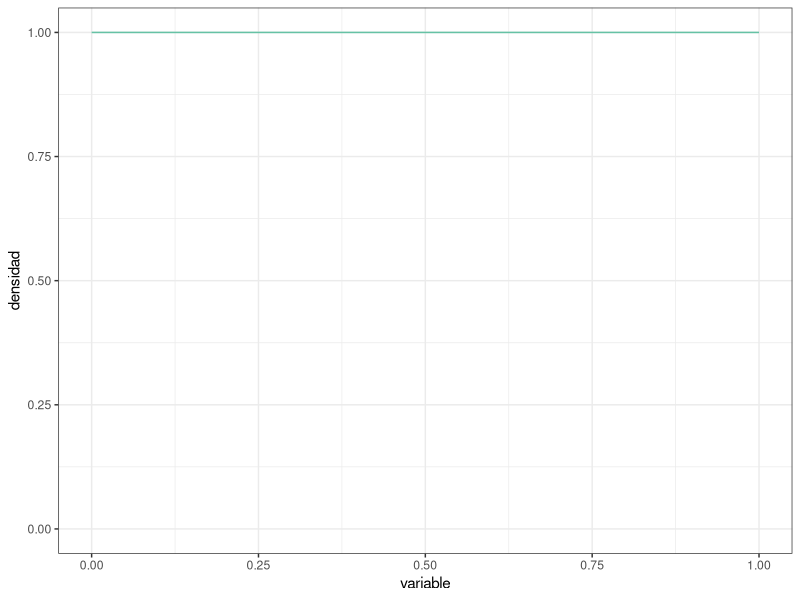
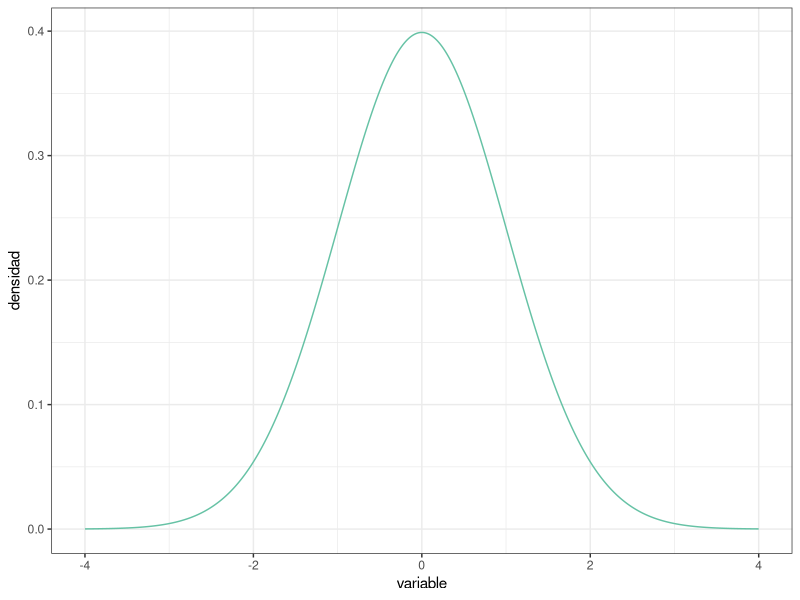
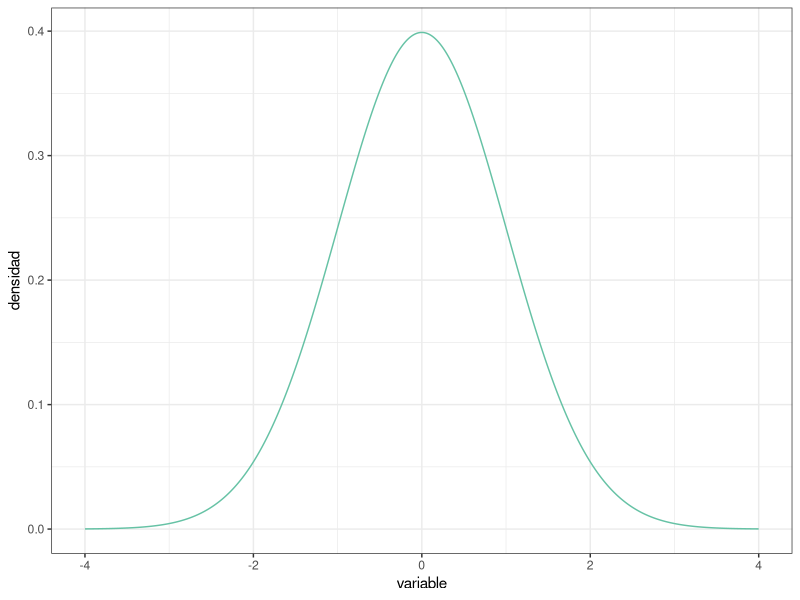
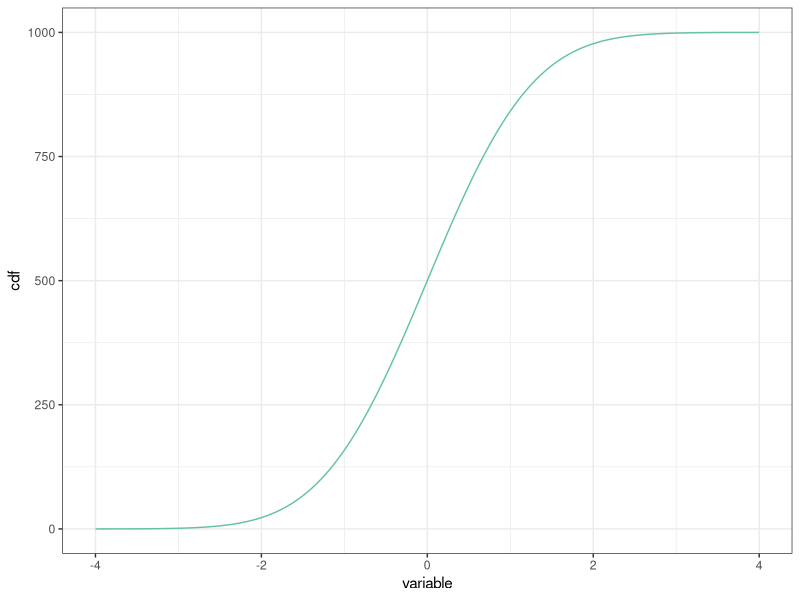
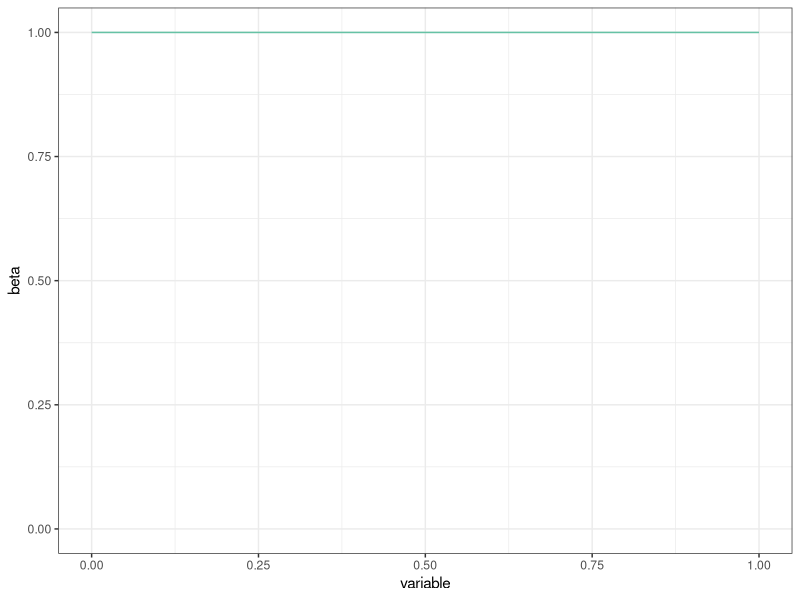
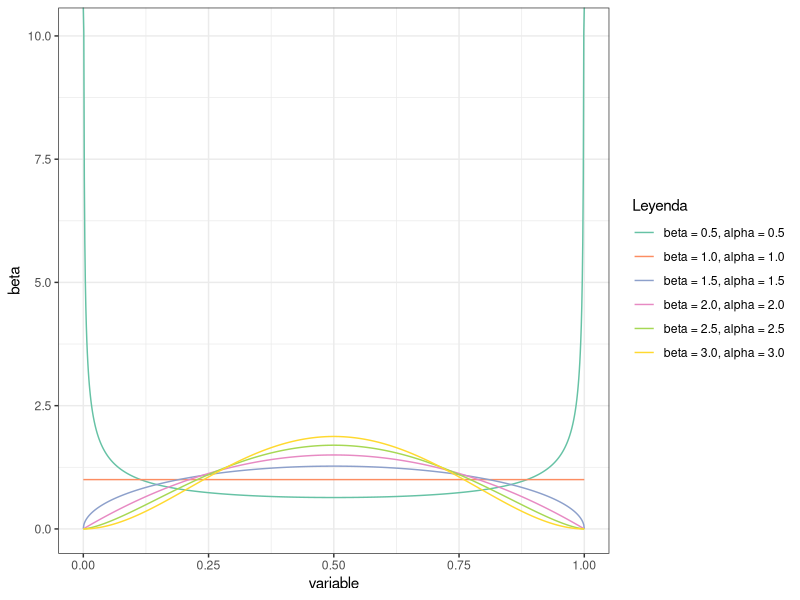
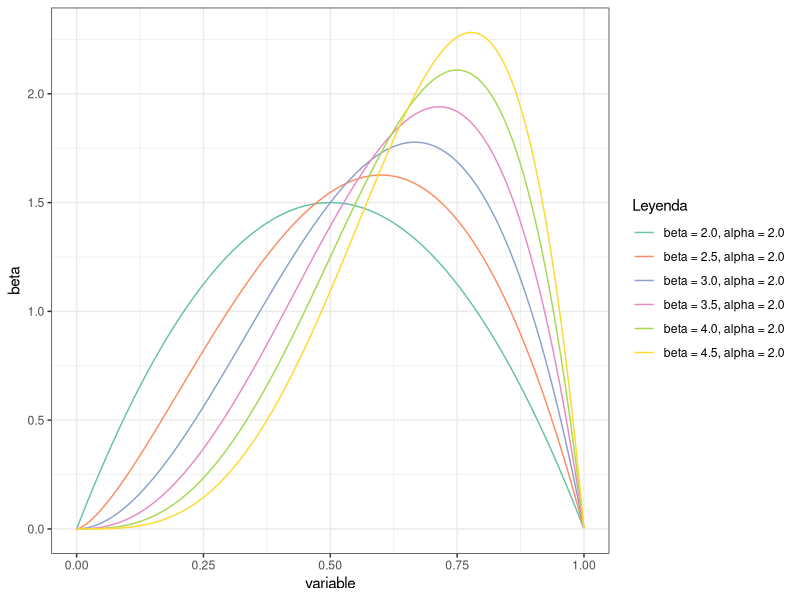
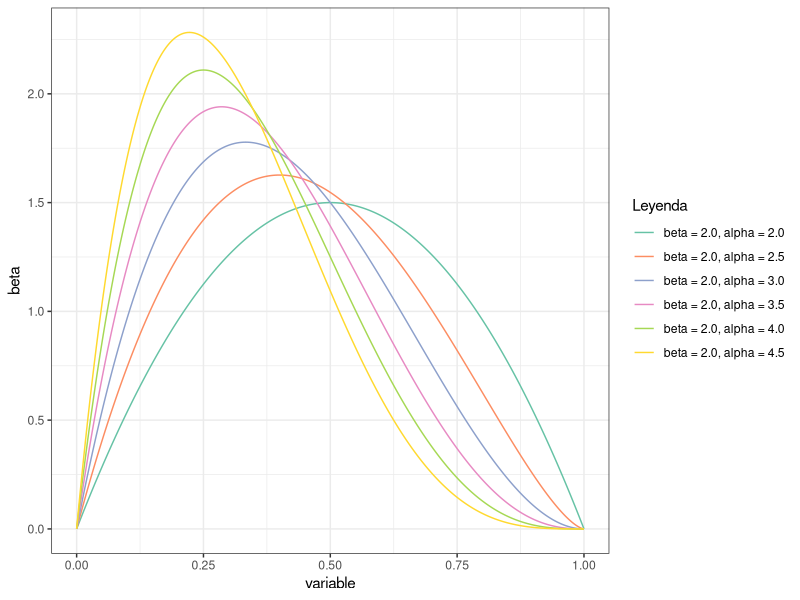

Write the R code that produced these figures, in order.
## ---- chunk 1
#| message: false

# Paquetes:
library(tidyverse)
library(RColorBrewer)


# Configuración de la salida gráfica:

PALETA <- brewer.pal(8, "Set2") # Colores por defecto
color_defecto  <- PALETA[1]
options(ggplot2.discrete.colour = PALETA)

theme_set(theme_bw()) # Tema "neutro" para la representación gráfica
## ---- chunk 2
PREC     <- 1e-3 # Precisión para representar la función de densidad (milésimas)
DENS_INF <- 0    # Rango inferior de la función de densidad
DENS_SUP <- 1    # Rango superior de la función de densidad

uniforme <- tibble( # Esta función crea un "data.frame" o tabla de datos
  variable = seq(from = DENS_INF, to = DENS_SUP, by = PREC),
  densidad = variable |> dunif(min = DENS_INF, max = DENS_SUP)
)

uniforme |> glimpse() # Muestra el objeto con los datos, contiene 2 columnas 

uniforme |> # Usando la tabla de datos antes creada, crea un objeto gráfico
  ggplot(mapping = aes(x = variable, y = densidad)) + # "Mapea" columnas a
                                                      #   coordenadas
  geom_line(color = color_defecto) + # Representa mediante una línea continua
  
  ylim( # Fija el límite inferior a 0 para mostrar el eje y completo:
    0,  # (Usa la propia distribución para establecer el límite superior)
    uniforme |> pull(densidad) |> max()
  )
## ---- chunk 3
DENS_INF <- -4 # Usamos un rango más adecuado para la normal estandarizada
DENS_SUP <-  4

normal <- tibble( # Reutilizamos `PREC` del "chunk" de código anterior
  variable = seq(from = DENS_INF, to = DENS_SUP, by = PREC),
  densidad = variable |> dnorm()
)

# Al cubrir la distribución el rango desde 0 hasta el máximo, en este caso no
#   es necesario establecer los límites manualmente
normal |>
  ggplot(mapping = aes(x = variable, y = densidad)) +
  geom_line(color = color_defecto)
## ---- chunk 4
uniforme |> summarize(integral = PREC * sum(densidad))
## ---- chunk 5
uniforme |> summarize(
  integral = PREC * (sum(densidad) - 0.5 * (first(densidad) + last(densidad)))
)
## ---- chunk 6
normal |> summarize(
  integral = sum(densidad) * PREC
)
## ---- chunk 7
tibble( # Ampliando el rango a [-10, 10]:
  variable = seq(from = -10, to = 10, by = PREC),
  densidad = variable |> dnorm()
) |>
  summarize(integral = sum(densidad) * PREC)

tibble( # Usando precisión de "millonésimas":
  variable = seq(from = DENS_INF, to = DENS_SUP, by = 1e-6),
  densidad = variable |> dnorm()
) |>
  summarize(integral = sum(densidad) * 1e-6) # Misma precisión en la integral
## ---- chunk 8
uniforme |> summarize(
  integral = PREC * sum(densidad),
  integral = integral / integral # Normalización
)

normal |> summarize(
  integral = PREC * sum(densidad),
  integral = integral / integral # Normalización
)
## ---- chunk 9
max(normal$densidad)
## ---- chunk 10
normal |>
  ggplot(mapping = aes(x = variable, y = densidad)) +
  geom_line(color = color_defecto)
## ---- chunk 11
subset(normal, variable == 0)$densidad
## ---- chunk 12

normal$cdf <- cumsum(normal$densidad)

head(normal$cdf)
tail(normal$cdf)

## ---- chunk 13

normal |>
  ggplot(mapping = aes(x = variable, y = cdf)) +
  geom_line(color = color_defecto)

## ---- chunk 14
print(round(sum(normal$variable * normal$densidad) * PREC),5)
## ---- chunk 15
beta <- tibble(variable = seq(from = 0, to = 1, by = PREC),
               beta = dbeta(variable, shape1 = 1, shape2 = 1))

beta |>
  ggplot(mapping = aes(x = variable, y = beta)) +
  geom_line(color = color_defecto) +
  ylim(0, uniforme |> pull(densidad) |> max())
## ---- chunk 16

beta_ejemplo_1 <- tibble(variable = seq(from = 0, to = 1, by = PREC),
               beta = dbeta(variable, shape1 = 0.5, shape2 = 0.5))

beta_ejemplo_2 <- tibble(variable = seq(from = 0, to = 1, by = PREC),
               beta = dbeta(variable, shape1 = 1, shape2 = 1))

beta_ejemplo_3 <- tibble(variable = seq(from = 0, to = 1, by = PREC),
               beta = dbeta(variable, shape1 = 1.5, shape2 = 1.5))

beta_ejemplo_4 <- tibble(variable = seq(from = 0, to = 1, by = PREC),
               beta = dbeta(variable, shape1 = 2, shape2 = 2))

beta_ejemplo_5 <- tibble(variable = seq(from = 0, to = 1, by = PREC),
               beta = dbeta(variable, shape1 = 2.5, shape2 = 2.5))

beta_ejemplo_6 <- tibble(variable = seq(from = 0, to = 1, by = PREC),
               beta = dbeta(variable, shape1 = 3, shape2 = 3))

beta_ejemplos <- bind_rows(
  beta_ejemplo_1 %>% mutate(grupo = "beta = 0.5, alpha = 0.5"),
  beta_ejemplo_2 %>% mutate(grupo = "beta = 1.0, alpha = 1.0"),
  beta_ejemplo_3 %>% mutate(grupo = "beta = 1.5, alpha = 1.5"),
  beta_ejemplo_4 %>% mutate(grupo = "beta = 2.0, alpha = 2.0"),
  beta_ejemplo_5 %>% mutate(grupo = "beta = 2.5, alpha = 2.5"),
  beta_ejemplo_6 %>% mutate(grupo = "beta = 3.0, alpha = 3.0")
)

ggplot(beta_ejemplos, aes(x = variable, y = beta, color = grupo)) +
  geom_line() +
  scale_color_manual(name = "Leyenda", values = setNames(PALETA[1:6], unique(beta_ejemplos$grupo)))

rm(beta_ejemplo_1, beta_ejemplo_2, beta_ejemplo_3, beta_ejemplo_4, beta_ejemplo_5, beta_ejemplo_6, beta_ejemplos)
## ---- chunk 17
beta_ejemplo_1 <- tibble(variable = seq(from = 0, to = 1, by = PREC),
               beta = dbeta(variable, shape1 = 2, shape2 = 2))

beta_ejemplo_2 <- tibble(variable = seq(from = 0, to = 1, by = PREC),
               beta = dbeta(variable, shape1 = 2.5, shape2 = 2))

beta_ejemplo_3 <- tibble(variable = seq(from = 0, to = 1, by = PREC),
               beta = dbeta(variable, shape1 = 3, shape2 = 2))

beta_ejemplo_4 <- tibble(variable = seq(from = 0, to = 1, by = PREC),
               beta = dbeta(variable, shape1 = 3.5, shape2 = 2))

beta_ejemplo_5 <- tibble(variable = seq(from = 0, to = 1, by = PREC),
               beta = dbeta(variable, shape1 = 4, shape2 = 2))

beta_ejemplo_6 <- tibble(variable = seq(from = 0, to = 1, by = PREC),
               beta = dbeta(variable, shape1 = 4.5, shape2 = 2))

beta_ejemplos <- bind_rows(
  beta_ejemplo_1 %>% mutate(grupo = "beta = 2.0, alpha = 2.0"),
  beta_ejemplo_2 %>% mutate(grupo = "beta = 2.5, alpha = 2.0"),
  beta_ejemplo_3 %>% mutate(grupo = "beta = 3.0, alpha = 2.0"),
  beta_ejemplo_4 %>% mutate(grupo = "beta = 3.5, alpha = 2.0"),
  beta_ejemplo_5 %>% mutate(grupo = "beta = 4.0, alpha = 2.0"),
  beta_ejemplo_6 %>% mutate(grupo = "beta = 4.5, alpha = 2.0")
)

ggplot(beta_ejemplos, aes(x = variable, y = beta, color = grupo)) +
  geom_line() +
  scale_color_manual(name = "Leyenda", values = setNames(PALETA[1:6], unique(beta_ejemplos$grupo)))

rm(beta_ejemplo_1, beta_ejemplo_2, beta_ejemplo_3, beta_ejemplo_4, beta_ejemplo_5, beta_ejemplo_6, beta_ejemplos)

## ---- chunk 18
beta_ejemplo_1 <- tibble(variable = seq(from = 0, to = 1, by = PREC),
               beta = dbeta(variable, shape1 = 2, shape2 = 2))

beta_ejemplo_2 <- tibble(variable = seq(from = 0, to = 1, by = PREC),
               beta = dbeta(variable, shape1 = 2, shape2 = 2.5))

beta_ejemplo_3 <- tibble(variable = seq(from = 0, to = 1, by = PREC),
               beta = dbeta(variable, shape1 = 2, shape2 = 3))

beta_ejemplo_4 <- tibble(variable = seq(from = 0, to = 1, by = PREC),
               beta = dbeta(variable, shape1 = 2, shape2 = 3.5))

beta_ejemplo_5 <- tibble(variable = seq(from = 0, to = 1, by = PREC),
               beta = dbeta(variable, shape1 = 2, shape2 = 4))

beta_ejemplo_6 <- tibble(variable = seq(from = 0, to = 1, by = PREC),
               beta = dbeta(variable, shape1 = 2, shape2 = 4.5))

beta_ejemplos <- bind_rows(
  beta_ejemplo_1 %>% mutate(grupo = "beta = 2.0, alpha = 2.0"),
  beta_ejemplo_2 %>% mutate(grupo = "beta = 2.0, alpha = 2.5"),
  beta_ejemplo_3 %>% mutate(grupo = "beta = 2.0, alpha = 3.0"),
  beta_ejemplo_4 %>% mutate(grupo = "beta = 2.0, alpha = 3.5"),
  beta_ejemplo_5 %>% mutate(grupo = "beta = 2.0, alpha = 4.0"),
  beta_ejemplo_6 %>% mutate(grupo = "beta = 2.0, alpha = 4.5")
)

ggplot(beta_ejemplos, aes(x = variable, y = beta, color = grupo)) +
  geom_line() +
  scale_color_manual(name = "Leyenda", values = setNames(PALETA[1:6], unique(beta_ejemplos$grupo)))

rm(beta_ejemplo_1, beta_ejemplo_2, beta_ejemplo_3, beta_ejemplo_4, beta_ejemplo_5, beta_ejemplo_6, beta_ejemplos)

## ---- chunk 19
beta_ejemplo_1 <- tibble(variable = seq(from = 0, to = 1, by = PREC),
               beta = dbeta(variable, shape1 = 1, shape2 = 1))

beta_ejemplo_2 <- tibble(variable = seq(from = 0, to = 1, by = PREC),
               beta = dbeta(variable, shape1 = 1.1, shape2 = 1.1))

beta_ejemplo_3 <- tibble(variable = seq(from = 0, to = 1, by = PREC),
               beta = dbeta(variable, shape1 = 1.2, shape2 = 1.2))

beta_ejemplo_4 <- tibble(variable = seq(from = 0, to = 1, by = PREC),
               beta = dbeta(variable, shape1 = 1.3, shape2 = 1.3))

beta_ejemplo_5 <- tibble(variable = seq(from = 0, to = 1, by = PREC),
               beta = dbeta(variable, shape1 = 1.4, shape2 = 1.4))

beta_ejemplo_6 <- tibble(variable = seq(from = 0, to = 1, by = PREC),
               beta = dbeta(variable, shape1 = 1.5, shape2 = 1.5))

beta_ejemplos <- bind_rows(
  beta_ejemplo_1 %>% mutate(grupo = "beta = 1.0, alpha = 1.0"),
  beta_ejemplo_2 %>% mutate(grupo = "beta = 1.1, alpha = 1.1"),
  beta_ejemplo_3 %>% mutate(grupo = "beta = 1.2, alpha = 1.2"),
  beta_ejemplo_4 %>% mutate(grupo = "beta = 1.3, alpha = 1.3"),
  beta_ejemplo_5 %>% mutate(grupo = "beta = 1.4, alpha = 1.4"),
  beta_ejemplo_6 %>% mutate(grupo = "beta = 1.5, alpha = 1.5")
)

ggplot(beta_ejemplos, aes(x = variable, y = beta, color = grupo)) +
  geom_line() +
  scale_color_manual(name = "Leyenda", values = setNames(PALETA[1:6], unique(beta_ejemplos$grupo)))

rm(beta_ejemplo_1, beta_ejemplo_2, beta_ejemplo_3, beta_ejemplo_4, beta_ejemplo_5, beta_ejemplo_6, beta_ejemplos)

## ---- chunk 20
beta_ejemplo_1 <- tibble(variable = seq(from = 0, to = 1, by = PREC),
               beta = dbeta(variable, shape1 = 1, shape2 = 1))

beta_ejemplo_2 <- tibble(variable = seq(from = 0, to = 1, by = PREC),
               beta = dbeta(variable, shape1 = 0.9, shape2 = 0.9))

beta_ejemplo_3 <- tibble(variable = seq(from = 0, to = 1, by = PREC),
               beta = dbeta(variable, shape1 = 0.8, shape2 = 0.8))

beta_ejemplo_4 <- tibble(variable = seq(from = 0, to = 1, by = PREC),
               beta = dbeta(variable, shape1 = 0.7, shape2 = 0.7))

beta_ejemplo_5 <- tibble(variable = seq(from = 0, to = 1, by = PREC),
               beta = dbeta(variable, shape1 = 0.6, shape2 = 0.6))

beta_ejemplo_6 <- tibble(variable = seq(from = 0, to = 1, by = PREC),
               beta = dbeta(variable, shape1 = 0.5, shape2 = 0.5))

beta_ejemplos <- bind_rows(
  beta_ejemplo_1 %>% mutate(grupo = "beta = 1.0, alpha = 1.0"),
  beta_ejemplo_2 %>% mutate(grupo = "beta = 0.9, alpha = 0.9"),
  beta_ejemplo_3 %>% mutate(grupo = "beta = 0.8, alpha = 0.8"),
  beta_ejemplo_4 %>% mutate(grupo = "beta = 0.7, alpha = 0.7"),
  beta_ejemplo_5 %>% mutate(grupo = "beta = 0.6, alpha = 0.6"),
  beta_ejemplo_6 %>% mutate(grupo = "beta = 0.5, alpha = 0.5")
)

ggplot(beta_ejemplos, aes(x = variable, y = beta, color = grupo)) +
  geom_line() +
  scale_color_manual(name = "Leyenda", values = setNames(PALETA[1:6], unique(beta_ejemplos$grupo)))

rm(beta_ejemplo_1, beta_ejemplo_2, beta_ejemplo_3, beta_ejemplo_4, beta_ejemplo_5, beta_ejemplo_6, beta_ejemplos)

## ---- chunk 21

beta_previa <- tibble(variable = seq(from = 0, to = 1, by = PREC),
               beta = dbeta(variable, shape1 = 1, shape2 = 1))

beta_previa |>
  ggplot(mapping = aes(x = variable, y = beta)) +
  geom_line(color = color_defecto) +
  ylim(0, uniforme |> pull(densidad) |> max())

## ---- chunk 22
aceptacion_muestra <- tibble(
  id_participante   = 1:22,
  resp_descarga_app = c(
    "Si", "Si", "No", "No", "Si", "Si", "Si", "Si", "No", "Si", "Si",
    "Si", "Si", "Si", "Si", "Si", "No", "Si", "No", "Si", "Si", "Si"
  )
)

# Pequeño código para facilitar el contar las filas "Si":

aceptacion_muestra |> count(resp_descarga_app)

## ---- chunk 23
alpha_0 <- 1
beta_0 <- 1

alpha_n1 <- alpha_0 + 17
beta_n1 <-  beta_0 + 5

print(alpha_n1)
print(beta_n1)
## ---- chunk 24

beta_posterior <- tibble(variable = seq(from = 0, to = 1, PREC),
               beta = dbeta(variable, shape1 = alpha_n1, shape2 = beta_n1))

beta_ejemplos <- bind_rows(
  beta_previa %>% mutate(grupo = "Distribución beta previa"),
  beta_posterior %>% mutate(grupo = "Distribución beta posterior"))

ggplot(beta_ejemplos, aes(x = variable, y = beta, color = grupo)) +
  geom_line() +
  scale_color_manual(name = "Leyenda", values = setNames(PALETA[1:6], unique(beta_ejemplos$grupo)))

rm(beta_ejemplos)

## ---- chunk 25
# Media teórica de la distribución previa:

1/(alpha_0 + beta_0)

# Moda teórica de la distribución previa:

# Indefinido (como es una línea recta, todos los valores son infinitamente posibles)

# Media teórica de la distribución posterior:

alpha_n1 / (alpha_n1 + beta_n1)

# Moda teórica de la distribución posterior:

round((alpha_n1 - 1)/(alpha_n1 + beta_n1 -2), 3)
## ---- chunk 26
# Media empírica de la distribución previa

sum(beta_previa$variable * beta_previa$beta) * PREC

# Moda empírica de la distribución previa

beta_previa$beta[which.max(beta_previa$beta)]

# Media empírica de la distribución posterior

sum(beta_posterior$variable * beta_posterior$beta) * PREC

# Moda empírica de la distribución posterior

beta_posterior$variable[which.max(beta_posterior$beta)]

## ---- chunk 27
aceptacion_muestra_2 <- tibble(
  id_participante   = 1:113,
  resp_descarga_app = c(
    "Si", "Si", "No", "No", "Si", "Si", "Si", "Si", "No", "Si", "Si",
    "Si", "Si", "Si", "Si", "Si", "No", "Si", "No", "Si", "Si", "Si", 
    "No", "Si", "Si", "Si", "Si", "No", "No", "Si", "No", "Si", "Si", 
    "Si", "Si", "Si", "No", "Si", "No", "No", "Si", "No", "Si", "Si", 
    "No", "No", "No", "Si", "No", "No", "Si", "Si", "No", "No", "Si", 
    "No", "Si", "No", "No", "No", "Si", "Si", "No", "Si", "Si", "No", 
    "Si", "Si", "No", "Si", "Si", "No", "Si", "No", "Si", "No", "Si", 
    "No", "No", "No", "Si", "Si", "No", "No", "Si", "Si", "No", "No", 
    "No", "Si", "Si", "No", "Si", "Si", "No", "Si", "Si", "Si", "Si", 
    "No", "Si", "No", "No", "No", "No", "No", "Si", "No", "No", "Si", 
    "Si", "Si", "Si"
  )
)

aceptacion_muestra_2 |> count(resp_descarga_app)

## ---- chunk 28

beta_posterior |>
  ggplot(mapping = aes(x = variable, y = beta)) +
  geom_line(color = color_defecto)

## ---- chunk 29

# Datos de la distribución previa

alpha_n1
beta_n1

# Datos de la distribución posterior

alpha_n2 <- alpha_n1 + 65
beta_n2 <- beta_n1 + 48

print(alpha_n2)
print(beta_n2)
## ---- chunk 30

beta_posterior2 <- tibble(variable = seq(from = 0, to = 1, by = PREC),
               beta = dbeta(variable, shape1 = alpha_n2, shape2 = beta_n2))

beta_ejemplos <- bind_rows(
  beta_previa %>% mutate(grupo = "Distribución beta previa 1"),
  beta_posterior %>% mutate(grupo = "Distribución beta previa 2"),
  beta_posterior2 %>% mutate(grupo = "Distribución beta posterior"))

ggplot(beta_ejemplos, aes(x = variable, y = beta, color = grupo)) +
  geom_line() +
  scale_color_manual(name = "Leyenda", values = setNames(PALETA[1:6], unique(beta_ejemplos$grupo)))

rm(beta_ejemplos)

## ---- chunk 31
# Forma analítica (bayesiana)

round( alpha_n2 /(alpha_n2 + beta_n2),3)

#Forma a través del cálculo aproximado

sum(beta_posterior2$variable * beta_posterior2$beta) * PREC
## ---- chunk 32

# Forma analítica (bayesiana)

round((alpha_n2 - 1)/(alpha_n2 + beta_n2 - 2), 3)

# Forma a través del cálculo aproximado

beta_posterior2$variable[which.max(beta_posterior2$beta)]

## ---- chunk 33
aceptacion_muestra_total <- bind_rows(
  aceptacion_muestra, aceptacion_muestra_2
) |>
  mutate(id_participante = row_number()) # Los ID están colapsados en una serie

aceptacion_muestra_total |> count(resp_descarga_app)
## ---- chunk 34

alpha_n3 <- alpha_n2
beta_n3 <- beta_n2

print(alpha_n3)
print(beta_n3)
## ---- chunk 35

beta_posterior3 <- tibble(variable = seq(from = 0, to = 1, by = PREC),
               beta = dbeta(variable, shape1 = alpha_n3, shape2 = beta_n3))

beta_ejemplos <- bind_rows(
  beta_previa %>% mutate(grupo = "Distribución beta previa 1"),
  beta_posterior %>% mutate(grupo = "Distribución beta previa 2"),
  beta_posterior2 %>% mutate(grupo = "Distribución beta previa 3"),
  beta_posterior3 %>% mutate(grupo = "Distribución beta posterior"))

ggplot(beta_ejemplos, aes(x = variable, y = beta, color = grupo)) +
  geom_line() +
  scale_color_manual(name = "Leyenda", values = setNames(PALETA[1:6], unique(beta_ejemplos$grupo)))

rm(beta_ejemplos)

## ---- chunk 36

# Forma analítica (bayesiana)

round(alpha_n3 / (alpha_n3 + beta_n3), 3)

# Forma a través del cálculo aproximado

sum(beta_posterior3$variable * beta_posterior3$beta) * PREC

## ---- chunk 37

# Forma analítica (bayesiana)

round((alpha_n3 - 1)/(alpha_n3 + beta_n3 - 2), 3)

# Forma a través del cálculo aproximado

beta_posterior3$variable[which.max(beta_posterior3$beta)]
## ---- chunk 38
clase_1 <- tibble(
  id     = 1:27,
  tiempo = c(
    242, 249, 278, 273, 227, 257, 276, 236, 214, 141, 200, 201, 
    228, 271, 160, 275, 156, 246, 293, 306, 263, 247, 224, 160, 277, 
    168, 250
  )
)

clase_2 <- tibble(
  id     = 1:24,
  tiempo = c(
    195, 176, 237, 258, 226, 254, 292, 212, 215, 298, 235, 244, 
    144, 227, 166, 194, 261, 187, 224, 233, 180, 167, 193, 282
  )
)
## ---- chunk 39

clase_total <- rbind(clase_1, clase_2)

# Tamaño de la muestra de información:

length(clase_total$tiempo)

# Media

mean(clase_total$tiempo)

# Varianza

var(clase_total$tiempo)

## ---- chunk 40

# Media posterior

mu_0 <- 247
sigma_sq_0 <- 1156

mu_n <- mean(clase_total$tiempo)

media_posterior_normal <- round(
  (mu_0/sigma_sq_0 + 51 * mu_n / sigma_sq_0) / (1/sigma_sq_0 + 51/sigma_sq_0))

print(media_posterior_normal)

# Varianza posterior

varianza_posterior_normal <- round(1 / (1/sigma_sq_0 + 51/sigma_sq_0))

print(varianza_posterior_normal)

## ---- chunk 41

normal_previa <- tibble(variable = seq(from = 100, to = 400, by = PREC),
                        densidad = dnorm(variable, mean = 247, sd = sqrt(1156)))

normal_posterior <- tibble(variable = seq(from = 100, to = 400, by = PREC),
                        densidad = dnorm(variable, mean = 228, sd = sqrt(22)))

normal_ejemplo <- bind_rows(
  normal_previa %>% mutate(grupo = "Distribución normal previa"),
  normal_posterior %>% mutate(grupo = "Distribución normal posterior"))

ggplot(normal_ejemplo, aes(x = variable, y = densidad, color = grupo)) +
  geom_line() +
  scale_color_manual(name = "Leyenda", values = setNames(PALETA[1:6], unique(normal_ejemplo$grupo)))

rm(normal_ejemplo)

## ---- chunk 42

# Media de la distribución posterior

sum(normal_posterior$variable * normal_posterior$densidad) / sum(normal_posterior$densidad)

# Moda de la distribución posterior

normal_posterior$variable[which.max(normal_posterior$densidad)]
